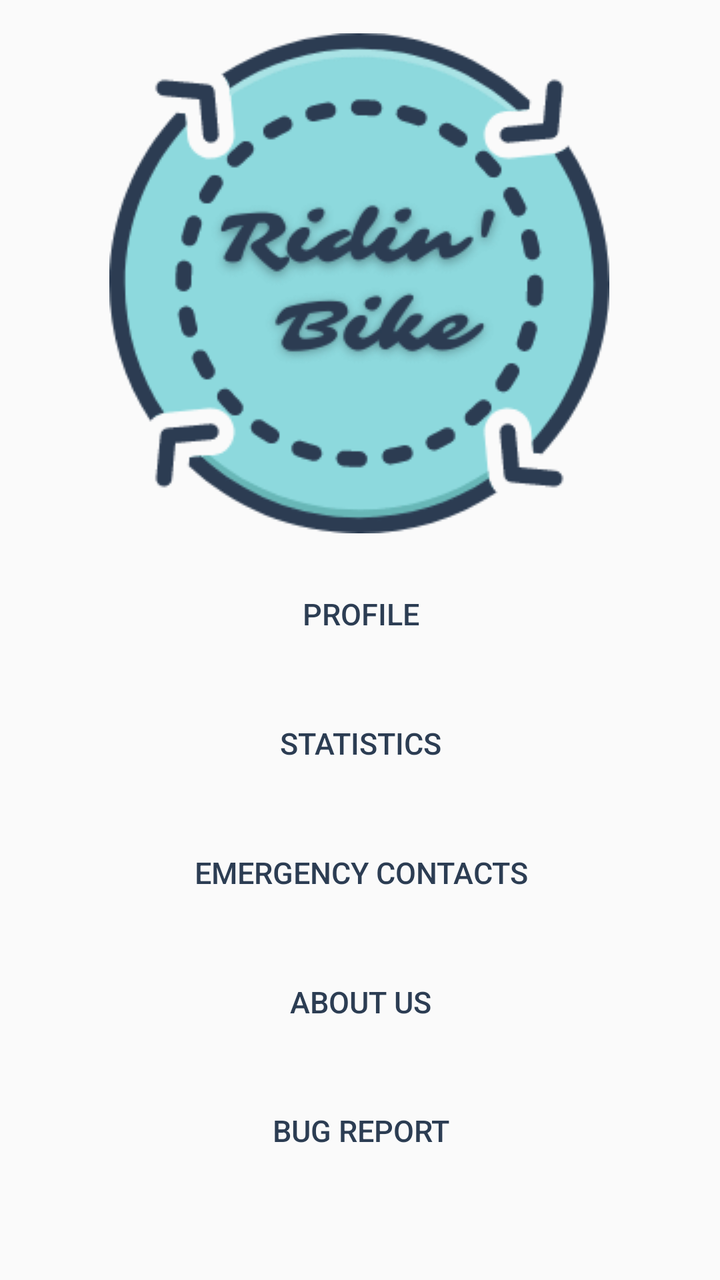
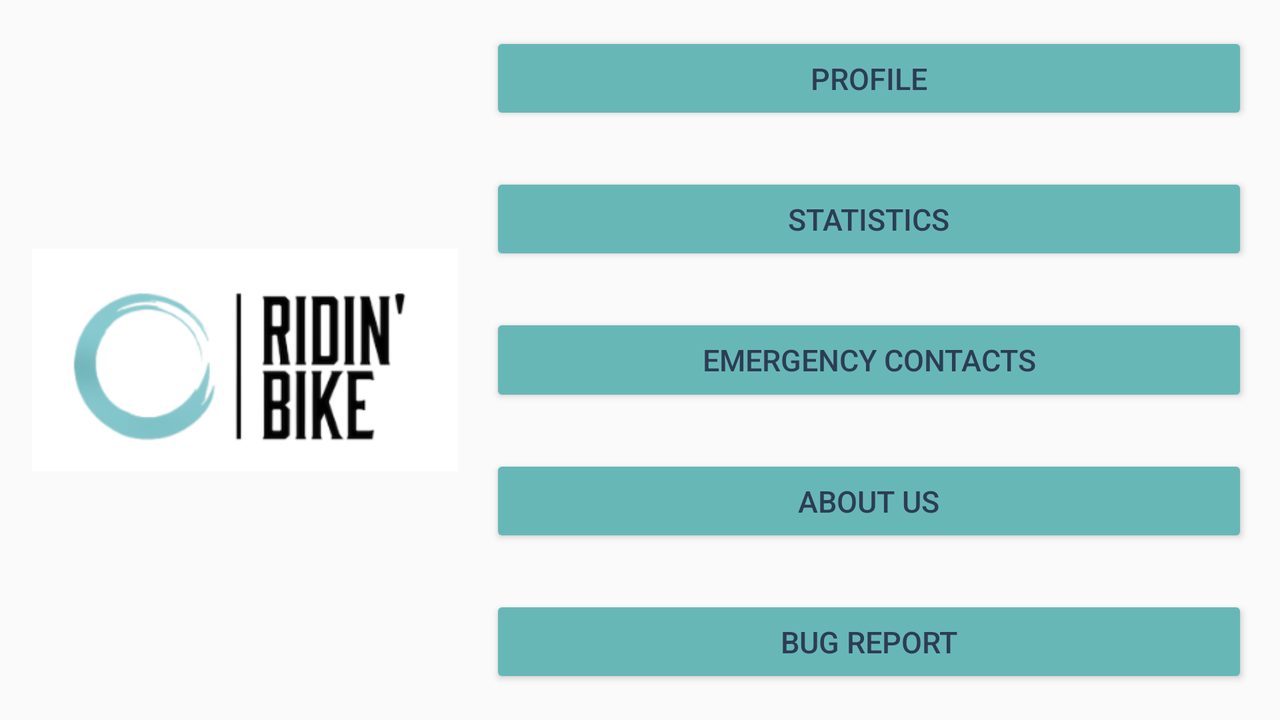

One screen, two layout resources from the same app: the default and the repository's alternative for another configuration. Each is rendered where Android would select it; the XML of both is given below.
<!-- AndroidManifest.xml: application theme AppTheme -->
<!-- res/layout/activity_menu.xml -->
<?xml version="1.0" encoding="utf-8"?>
<androidx.constraintlayout.widget.ConstraintLayout xmlns:android="http://schemas.android.com/apk/res/android"
    xmlns:app="http://schemas.android.com/apk/res-auto"
    xmlns:tools="http://schemas.android.com/tools"
    android:layout_width="match_parent"
    android:layout_height="match_parent"
    tools:context=".Menu">

    <Button
        android:id="@+id/button"
        style="@style/btns"
        android:layout_width="379dp"
        android:layout_height="wrap_content"
        android:layout_marginStart="16dp"
        android:layout_marginTop="16dp"
        android:layout_marginEnd="16dp"
        android:onClick="profile"
        android:text="@string/profile"
        android:background="@drawable/round_button"
        app:layout_constraintBottom_toTopOf="@+id/button3"
        app:layout_constraintEnd_toEndOf="parent"
        app:layout_constraintStart_toStartOf="parent"
        app:layout_constraintTop_toBottomOf="@+id/imageView2" />

    <Button
        android:id="@+id/button2"
        style="@style/btns"
        android:layout_width="379dp"
        android:layout_height="wrap_content"
        android:layout_marginStart="16dp"
        android:layout_marginTop="16dp"
        android:layout_marginEnd="16dp"
        android:background="@drawable/round_button"
        android:onClick="contact"
        android:text="@string/emergency"
        app:layout_constraintBottom_toTopOf="@+id/button4"
        app:layout_constraintEnd_toEndOf="parent"
        app:layout_constraintStart_toStartOf="parent"
        app:layout_constraintTop_toBottomOf="@+id/button3" />

    <Button
        android:id="@+id/button3"
        style="@style/btns"
        android:layout_width="379dp"
        android:layout_height="wrap_content"
        android:layout_marginStart="16dp"
        android:layout_marginTop="16dp"
        android:layout_marginEnd="16dp"
        android:background="@drawable/round_button"
        android:onClick="estadisticas"
        android:text="@string/statistics"
        app:layout_constraintBottom_toTopOf="@+id/button2"
        app:layout_constraintEnd_toEndOf="parent"
        app:layout_constraintStart_toStartOf="parent"
        app:layout_constraintTop_toBottomOf="@+id/button" />

    <Button
        android:id="@+id/button4"
        style="@style/btns"
        android:layout_width="379dp"
        android:layout_height="wrap_content"
        android:layout_marginStart="16dp"
        android:layout_marginTop="16dp"
        android:layout_marginEnd="16dp"
        android:background="@drawable/round_button"
        android:onClick="web"
        android:text="@string/About"
        app:layout_constraintBottom_toTopOf="@+id/button5"
        app:layout_constraintEnd_toEndOf="parent"
        app:layout_constraintStart_toStartOf="parent"
        app:layout_constraintTop_toBottomOf="@+id/button2" />

    <Button
        android:id="@+id/button5"
        style="@style/btns"
        android:layout_width="379dp"
        android:layout_height="wrap_content"
        android:layout_marginStart="16dp"
        android:layout_marginTop="16dp"
        android:layout_marginEnd="16dp"
        android:layout_marginBottom="50dp"
        android:background="@drawable/round_button"
        android:onClick="bug"
        android:text="@string/Bug"
        app:layout_constraintBottom_toBottomOf="parent"
        app:layout_constraintEnd_toEndOf="parent"
        app:layout_constraintStart_toStartOf="parent"
        app:layout_constraintTop_toBottomOf="@+id/button4" />

    <ImageView
        android:id="@+id/imageView2"
        android:layout_width="wrap_content"
        android:layout_height="wrap_content"
        android:layout_marginStart="48dp"
        android:layout_marginTop="16dp"
        android:layout_marginEnd="49dp"
        app:layout_constraintBottom_toTopOf="@+id/button"
        app:layout_constraintEnd_toEndOf="parent"
        app:layout_constraintStart_toStartOf="parent"
        app:layout_constraintTop_toTopOf="parent"
        app:srcCompat="@drawable/icono" />
</androidx.constraintlayout.widget.ConstraintLayout>
<!-- resources referenced by this layout -->
<resources>
  <!-- drawable icono: png bitmap (drawable-v24, 15189 bytes) -->
  <string name="About">About us</string>
  <string name="Bug">Bug report</string>
  <string name="emergency">Emergency contacts</string>
  <string name="profile">Profile</string>
  <string name="statistics">Statistics</string>
  <style name="btns">
          <item name="android:backgroundTint">@color/botones</item>
          <item name="android:textColor">@color/btnletras</item>
          <item name="android:textAlignment">center</item>
          <item name="android:textSize">15dp</item>
      </style>
  <style name="AppTheme" parent="Theme.AppCompat.Light.NoActionBar">
          
          <item name="colorPrimary">@color/colorPrimary</item>
          <item name="colorPrimaryDark">@color/colorPrimaryDark</item>
          <item name="colorAccent">@color/colorAccent</item>
      </style>
  <color name="botones">#68b7b7</color>
  <color name="btnletras">#2c3d53</color>
  <color name="colorPrimary">#000000</color>
  <color name="colorPrimaryDark">#00000000</color>
  <color name="colorAccent">#03DAC5</color>
</resources>
<!-- res/layout-land/activity_menu.xml (the repository's variant of the layout above) -->
<!-- drawn on the phone turned sideways -->
<?xml version="1.0" encoding="utf-8"?>
<androidx.constraintlayout.widget.ConstraintLayout xmlns:android="http://schemas.android.com/apk/res/android"
    xmlns:app="http://schemas.android.com/apk/res-auto"
    xmlns:tools="http://schemas.android.com/tools"
    android:layout_width="match_parent"
    android:layout_height="match_parent"
    tools:context=".Menu">

    <Button
        android:id="@+id/button"
        style="@style/btns"
        android:layout_width="379dp"
        android:layout_height="0dp"
        android:layout_marginTop="16dp"
        android:layout_marginEnd="16dp"
        android:layout_marginBottom="24dp"
        android:text="@string/profile"
        app:layout_constraintBottom_toTopOf="@+id/button3"
        app:layout_constraintEnd_toEndOf="parent"
        app:layout_constraintTop_toTopOf="parent" />

    <Button
        android:id="@+id/button2"
        style="@style/btns"
        android:layout_width="379dp"
        android:layout_height="0dp"
        android:layout_marginEnd="16dp"
        android:layout_marginBottom="24dp"
        android:text="@string/emergency"
        app:layout_constraintBottom_toTopOf="@+id/button4"
        app:layout_constraintEnd_toEndOf="parent"
        app:layout_constraintTop_toBottomOf="@+id/button3" />

    <Button
        android:id="@+id/button3"
        style="@style/btns"
        android:layout_width="379dp"
        android:layout_height="0dp"
        android:layout_marginEnd="16dp"
        android:layout_marginBottom="24dp"
        android:onClick="estadisticas"
        android:text="@string/statistics"
        app:layout_constraintBottom_toTopOf="@+id/button2"
        app:layout_constraintEnd_toEndOf="parent"
        app:layout_constraintTop_toBottomOf="@+id/button" />

    <Button
        android:id="@+id/button4"
        style="@style/btns"
        android:layout_width="379dp"
        android:layout_height="0dp"
        android:layout_marginEnd="16dp"
        android:layout_marginBottom="24dp"
        android:onClick="web"
        android:text="@string/About"
        app:layout_constraintBottom_toTopOf="@+id/button5"
        app:layout_constraintEnd_toEndOf="parent"
        app:layout_constraintTop_toBottomOf="@+id/button2" />

    <Button
        android:id="@+id/button5"
        style="@style/btns"
        android:layout_width="379dp"
        android:layout_height="0dp"
        android:layout_marginEnd="16dp"
        android:layout_marginBottom="16dp"
        android:onClick="bug"
        android:text="@string/Bug"
        app:layout_constraintBottom_toBottomOf="parent"
        app:layout_constraintEnd_toEndOf="parent"
        app:layout_constraintTop_toBottomOf="@+id/button4" />

    <ImageView
        android:id="@+id/imageView2"
        android:layout_width="0dp"
        android:layout_height="0dp"
        android:layout_marginStart="16dp"
        android:layout_marginTop="60dp"
        android:layout_marginEnd="16dp"
        android:layout_marginBottom="60dp"
        app:layout_constraintBottom_toBottomOf="parent"
        app:layout_constraintEnd_toStartOf="@+id/button2"
        app:layout_constraintStart_toStartOf="parent"
        app:layout_constraintTop_toTopOf="parent"
        app:srcCompat="@drawable/este" />
</androidx.constraintlayout.widget.ConstraintLayout>
<!-- resources referenced by the variant -->
<!-- as the phone turned sideways resolves them -->
<resources>
  <!-- drawable este: png bitmap (drawable-v24, 19383 bytes) -->
  <string name="About">About us</string>
  <string name="Bug">Bug report</string>
  <string name="emergency">Emergency contacts</string>
  <string name="profile">Profile</string>
  <string name="statistics">Statistics</string>
  <style name="btns">
          <item name="android:backgroundTint">@color/botones</item>
          <item name="android:textColor">@color/btnletras</item>
          <item name="android:textAlignment">center</item>
          <item name="android:textSize">15dp</item>
      </style>
  <style name="AppTheme" parent="Theme.AppCompat.Light.NoActionBar">
          
          <item name="colorPrimary">@color/colorPrimary</item>
          <item name="colorPrimaryDark">@color/colorPrimaryDark</item>
          <item name="colorAccent">@color/colorAccent</item>
      </style>
  <color name="botones">#68b7b7</color>
  <color name="btnletras">#2c3d53</color>
  <color name="colorPrimary">#000000</color>
  <color name="colorPrimaryDark">#00000000</color>
  <color name="colorAccent">#03DAC5</color>
</resources>
